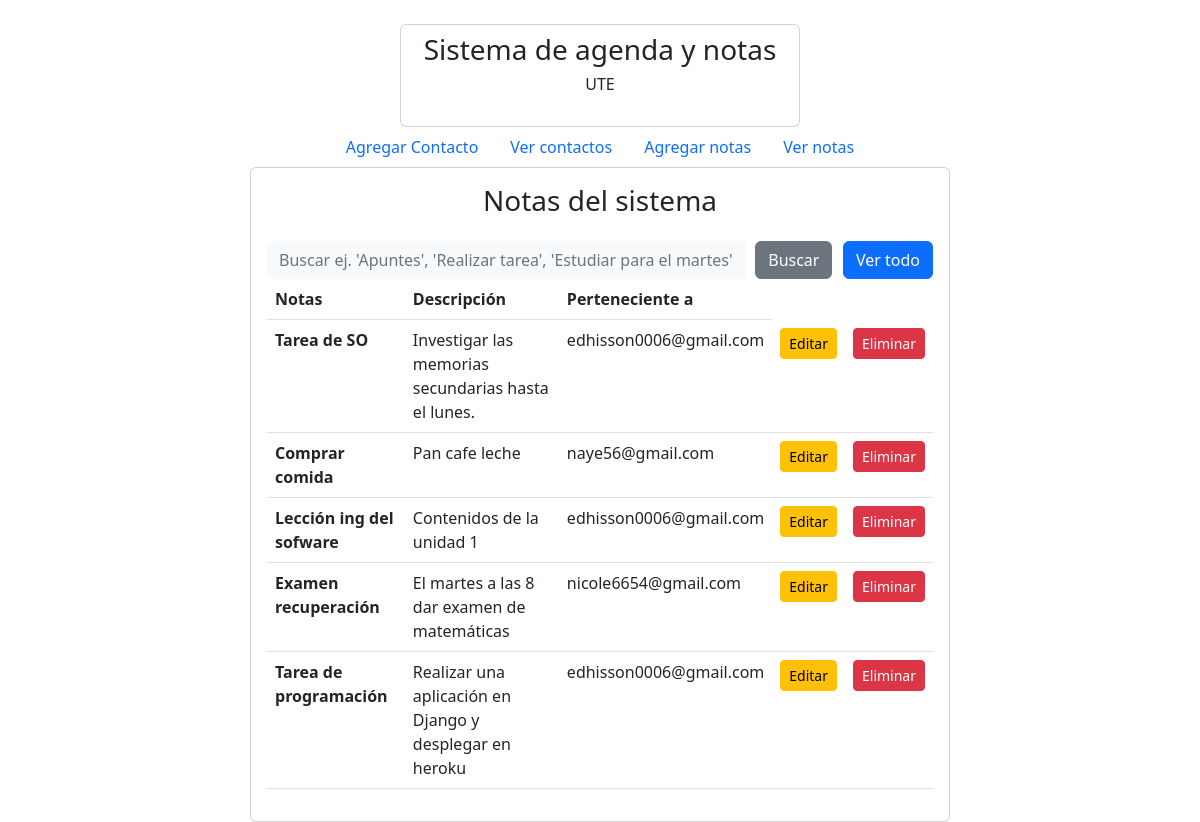
The app's page /vernotas/ with its own data.
### appUno/models.py (models this page shows)
class Apuntes(models.Model):
    email=models.ForeignKey(Contacto,null=True, on_delete=models.CASCADE,verbose_name='Nota del contacto') #id para asociar con contacto
    nombre=models.CharField(max_length=30, verbose_name='Nombre de la nota')
    contenido=models.TextField(verbose_name='Contenido de la nota')

class Contacto(models.Model):
    nombre=models.CharField(max_length=30)
    apellido=models.CharField(max_length=30)
    celular=models.CharField(max_length=10)
    cedula=models.CharField(max_length=30)
    email=models.EmailField()
    def __str__(self):
        return  self.email
    class Meta:
        db_table = 'contac'
        verbose_name = 'Contacto'
        verbose_name_plural = 'contactos'
        ordering = ['id']

### appUno/views.py (the view)
# urls.py: path('vernotas/',vernotas, name='vernotas'),
def vernotas(request):
    busqueda = request.GET.get("buscar")
    apuntes = Apuntes.objects.all()
    print(request.GET)
    if busqueda:
        apuntes = Apuntes.objects.filter(
            Q(nombre__icontains = busqueda) |
            Q(contenido__icontains = busqueda)
        ).distinct()
    return render(request, "vernotas.html", {"apuntes": apuntes})

### templates/vernotas.html
{% extends "index.html" %}
{% block content %}
{% load crispy_forms_tags %}
<section class ="d-flex justify-content-center">
    <div class="card col-sm-7 p-3" >
        <div class="mb-3" style ="text-align: center">
            <h3>Notas del sistema </h3>
        </div>
        <form class="d-none d-sm-inline-block form-inline mr-auto ml-md-3 my-2 my-md-0 mw-100 navbar-search"
        method="GET">
          <div class="input-group">
            <input type="text" class="form-control bg-light border-0 small"  placeholder="Buscar ej. 'Apuntes', 'Realizar tarea', 'Estudiar para el martes'" name="buscar" value="">
            <div>
              <h6>&nbsp;&nbsp;&nbsp;</h6>
            </div>
            <div class="input-group-append">
              <button class="btn btn-secondary" type="submit">Buscar</button>
            </div>
            <div>
              <h6>&nbsp;&nbsp;&nbsp;</h6>
            </div>
            <div class="input-group-append">
              <a class="btn btn-primary" href="/vernotas">Ver todo</a>
            </div>
          </div>
        </form>
        <table class="table">
            <thead>
              <tr>
                <th scope="col">Notas</th>
                <th scope="col">Descripción</th>
                <th scope="col">Perteneciente a </th>
              </tr>
            </thead>
            <tbody>
            {% for apuntes in apuntes %}
            <tr>
                <th scope="row">{{ apuntes.nombre }}</th>
                <td>{{ apuntes.contenido }}</td>
                <td>{{ apuntes.email }}</td>
                <td><a class="btn btn-sm btn-warning" href="/edicionNota/{{apuntes.id}}">Editar</a></td>
                <td><a class="btn btn-sm btn-danger" href="/eliminarNota/{{apuntes.id}}">Eliminar</a></td>
              </tr>
            {% endfor %}
            </tbody>
        </table>
    </div>
</section>
{% endblock %}

### templates/index.html (shortened to what this page needs)
<!DOCTYPE html>
<html>
    <head>
        <link href="https://cdn.jsdelivr.net/npm/bootstrap@5.2.2/dist/css/bootstrap.min.css" rel="stylesheet">
      </head>
      {% load crispy_forms_tags %}
    <body ><br>
      {% load crispy_forms_tags %}
      <section class ="d-flex justify-content-center" >
        <div class="card col-sm-4 p-2" >
            <div class="mb-3" style ="text-align: center">
                <h3>Sistema de agenda y notas </h3>
                <h6>UTE</h6>
            </div>
        </div>
      </section>
        <ul class="nav justify-content-center">
            <li class="nav-item">
              <a class="nav-link" href="/home">Agregar Contacto</a>
            </li>
            <li class="nav-item">
              <a class="nav-link" href="/contact/">Ver contactos</a>
            </li>
            <li class="nav-item">
              <a class="nav-link"href="/crear/">Agregar notas</a>
            </li>
            <li class="nav-item">
                <a class="nav-link"href="/vernotas/">Ver notas</a>
              </li>
        </ul>
        {% block content %}
        {% endblock %}
      </body>
</html>

### records on screen
Apuntes: nombre "Tarea de SO", contenido "Investigar las memorias secundarias hasta el lunes.", email "edhisson0006@gmail.com"
Apuntes: nombre "Comprar comida", contenido "Pan cafe leche", email "naye56@gmail.com"
Apuntes: nombre "Lección ing del sofware", contenido "Contenidos de la unidad 1", email "edhisson0006@gmail.com"
Apuntes: nombre "Examen recuperación", contenido "El martes a las 8 dar examen de matemáticas", email "nicole6654@gmail.com"
Apuntes: nombre "Tarea de programación", contenido "Realizar una aplicación en Django y desplegar en heroku", email "edhisson0006@gmail.com"
